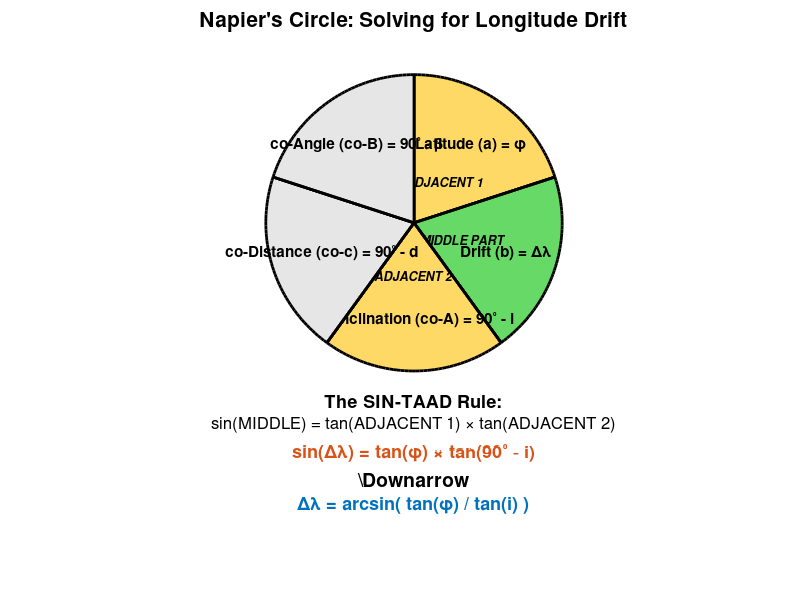
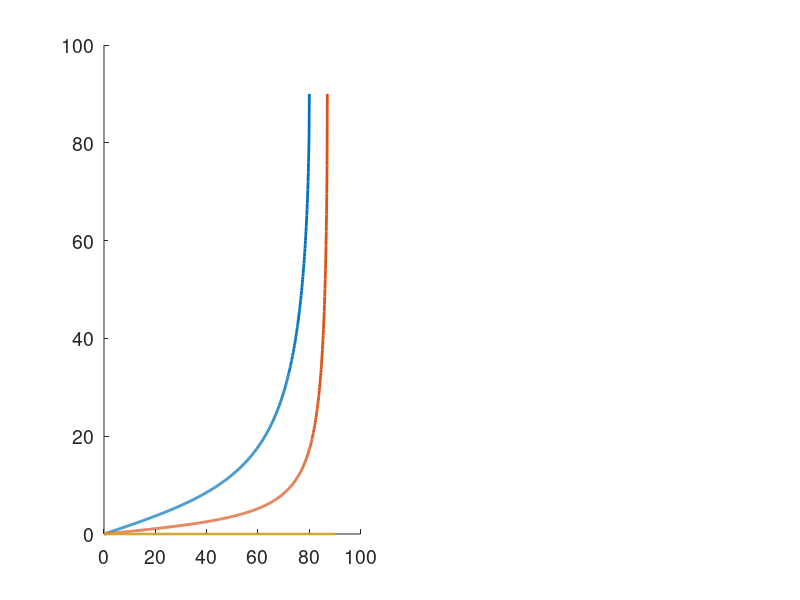

MATLAB code to generate these figures, in order: (Note: this script raises an error after producing the figures.)
% PLOT_SEAM_GEOMETRY  Napier's Circle derivation and counter-rotating seam geometry.
%   Produces five PNG figures:
%     napiers_circle.png           – annotated pentagon showing the SIN-TAAD derivation
%     seam_longitude_drift.png     – per-satellite longitude drift Δλ(φ)
%     seam_gap_vs_latitude.png     – seam longitude gap growing with latitude
%     seam_track_bowing.png        – counter-rotating track bowing visualisation
%     seam_gc_gap_vs_latitude.png  – great-circle seam gap vs latitude
%
% Counter-rotating seam geometry summary:
%   Ascending track (plane 1, RAAN=0): at latitude φ drifts EAST by Δλ(φ)
%   Descending track (plane P): at latitude φ drifts WEST by Δλ(φ) from its desc. node
%   → Seam longitude gap = RAAN_seam + 2·Δλ(φ)   (grows with latitude)
%   → Physical gap = arccos(sin²φ + cos²φ·cos(lon_gap))  (peaks at intermediate lat)
%
% Usage:
%   plot_seam_geometry()                    – saves to plotting_scripts/figures/
%   plot_seam_geometry('path/to/output')    – saves to the given directory

save_path = '';   % output folder for the seam-geometry PNGs ('' = figures/seam_gap)

script_dir = fileparts(mfilename('fullpath'));
if isempty(save_path)
    save_path = fullfile(script_dir, '../figures/seam_gap');
end

set(0, 'DefaultAxesFontSize', 14);
set(0, 'DefaultTextFontSize', 14);

%% ── Figure 1: Napier's Circle ────────────────────────────────────────────
f1 = figure('Visible', 'off', 'Color', 'w', 'Position', [100 100 500 400], ...
    'Name', 'Napier''s Circle');
ax1 = axes('Parent', f1);
hold(ax1, 'on');
axis(ax1, 'equal');
axis(ax1, 'off');

% Five sectors of Napier's Pentagon (72 degrees each), starting from top
angles = linspace(pi/2, pi/2 - 2*pi, 6);

% Pentagon labels: a, b, co-A, co-c, co-B
labels = {
    'Latitude (a) = \phi', ...
    'Drift (b) = \Delta\lambda', ...
    'co-Inclination (co-A) = 90^\circ - i', ...
    'co-Distance (co-c) = 90^\circ - d', ...
    'co-Angle (co-B) = 90^\circ - \beta'
};

% SIN-TAAD roles (highlight the active triplet)
roles  = {'ADJACENT 1', 'MIDDLE PART', 'ADJACENT 2', '', ''};

% Yellow = adjacent, green = middle, grey = unused
colors = {[1 0.85 0.4], [0.4 0.85 0.4], [1 0.85 0.4], [0.9 0.9 0.9], [0.9 0.9 0.9]};

for k = 1:5
    th_fill = linspace(angles(k), angles(k+1), 50);
    fill(ax1, [0 cos(th_fill) 0], [0 sin(th_fill) 0], colors{k}, ...
        'EdgeColor', 'k', 'LineWidth', 2);
    plot(ax1, [0 cos(angles(k))], [0 sin(angles(k))], 'k', 'LineWidth', 2);

    mid_angle = (angles(k) + angles(k+1)) / 2;

    text(0.65*cos(mid_angle), 0.65*sin(mid_angle), labels{k}, ...
        'Parent', ax1, 'HorizontalAlignment', 'center', ...
        'FontSize', 11, 'FontWeight', 'bold');

    if ~isempty(roles{k})
        text(0.35*cos(mid_angle), 0.35*sin(mid_angle), roles{k}, ...
            'Parent', ax1, 'HorizontalAlignment', 'center', ...
            'FontSize', 9, 'Color', 'k', 'FontAngle', 'italic', 'FontWeight', 'bold');
    end
end

title(ax1, 'Napier''s Circle: Solving for Longitude Drift', ...
    'FontSize', 15, 'FontWeight', 'bold');

text(0, -1.20, 'The SIN-TAAD Rule:', ...
    'Parent', ax1, 'HorizontalAlignment', 'center', 'FontSize', 13, 'FontWeight', 'bold');
text(0, -1.36, 'sin(MIDDLE) = tan(ADJACENT 1) \times tan(ADJACENT 2)', ...
    'Parent', ax1, 'HorizontalAlignment', 'center', 'FontSize', 12);
text(0, -1.55, 'sin(\Delta\lambda) = tan(\phi) \times tan(90^\circ - i)', ...
    'Parent', ax1, 'HorizontalAlignment', 'center', ...
    'FontSize', 13, 'Color', '#D95319', 'FontWeight', 'bold');
text(0, -1.73, '\Downarrow', ...
    'Parent', ax1, 'HorizontalAlignment', 'center', 'FontSize', 14, 'FontWeight', 'bold');
text(0, -1.90, '\Delta\lambda = arcsin( tan(\phi) / tan(i) )', ...
    'Parent', ax1, 'HorizontalAlignment', 'center', ...
    'FontSize', 13, 'Color', '#0072BD', 'FontWeight', 'bold');

xlim(ax1, [-1.5 1.5]);
ylim(ax1, [-2.1 1.2]);

out1 = fullfile(save_path, 'napiers_circle.png');
exportgraphics(f1, out1, 'Resolution', 300);
close(f1);
fprintf('Saved: %s\n', out1);

%% ── Figure 2a: Per-satellite longitude drift ────────────────────────────
% From Napier's circle:  Δλ(φ) = arcsin( tan(φ) / tan(i) )
%
% Ascending track  (plane 1, RAAN = 0):          lon(φ) = +Δλ(φ)  (bows east)
% Descending track (plane P, desc. node at
%   360°−RAAN_seam):                              lon(φ) = (360°−RAAN_seam) − Δλ(φ)
%                                                          (bows west)
%
% Short-way seam longitude gap:
%   gap(φ) = 360° − [(360°−RAAN_seam) − Δλ] + Δλ
%          = RAAN_seam + 2·Δλ(φ)   → gap GROWS from RAAN_seam to RAAN_seam+180°

inc_array    = [80, 87, 90];
seam_gap_deg = 26;   % equatorial RAAN gap between the two seam planes (degrees)
line_colors  = {'#0072BD', '#D95319', '#EDB120'};

f2 = figure('Visible', 'off', 'Color', 'w', 'Position', [100 100 500 400], ...
    'Name', 'Seam Gap Geometry');

%% ── Left panel: Δλ(φ) — per-satellite longitude drift from ascending node
ax2L = subplot(1, 2, 1, 'Parent', f2);
hold(ax2L, 'on');

for i = 1:length(inc_array)
    inc = inc_array(i);
    lat = 0:0.1:inc;
    d_lon = asind(tand(lat) ./ tand(inc));   % Napier's circle: Δλ(φ)
    plot(ax2L, lat, d_lon, 'LineWidth', 2, 'Color', line_colors{i}, ...
        'DisplayName', sprintf('%d^\\circ', inc_array(i)));
end

% Reference line: Δλ = 90° is the physical maximum (satellite at orbit apex)
yline(ax2L, 90, 'k--', 'LineWidth', 1.5, 'DisplayName', '\Delta\lambda = 90° (orbit apex)');

legend(ax2L, 'Location', 'northwest', 'FontSize', 11);
xlabel(ax2L, 'Latitude \phi (deg)', 'FontWeight', 'bold');
ylabel(ax2L, '\Delta\lambda (deg)', 'FontWeight', 'bold');
title(ax2L, {'Per-Satellite Longitude Drift', '\Delta\lambda = arcsin( tan(\phi) / tan(i) )'}, 'FontSize', 12);
xlim(ax2L, [0 90]);
grid(ax2L, 'on');
set(ax2L, 'FontSize', 12);

%% ── Right panel: seam longitude gap growing with latitude
ax2R = subplot(1, 2, 2, 'Parent', f2);
hold(ax2R, 'on');

for i = 1:length(inc_array)
    inc = inc_array(i);
    lat = 0:0.01:inc;
    d_lon    = asind(tand(lat) ./ tand(inc));     % per-satellite longitude drift
    lon_gap  = seam_gap_deg + 2 .* d_lon;         % gap GROWS: both tracks bow outward

    plot(ax2R, lat, lon_gap, 'LineWidth', 2, 'Color', line_colors{i}, ...
        'DisplayName', sprintf('%d^\\circ', inc_array(i)));
end

yline(ax2R, 180, 'k--', 'LineWidth', 1.2, 'DisplayName', '180° (antipodal)');
legend(ax2R, 'Location', 'northwest', 'FontSize', 11);
xlabel(ax2R, 'Latitude \phi (deg)', 'FontWeight', 'bold');
ylabel(ax2R, 'Seam Longitude Gap (deg)', 'FontWeight', 'bold');
title(ax2R, {'Seam Longitude Gap Grows with Latitude', ...
    'gap(\phi) = RAAN_{seam} + 2·\Delta\lambda(\phi)'}, 'FontSize', 12);
xlim(ax2R, [0 90]);
ylim(ax2R, [0 seam_gap_deg + 185]);
grid(ax2R, 'on');
set(ax2R, 'FontSize', 12);

out2 = fullfile(save_path, 'seam_gap_vs_latitude.png');
exportgraphics(f2, out2, 'Resolution', 300);
close(f2);
fprintf('Saved: %s\n', out2);

%% ── Figure 3a: Counter-rotating seam track bowing ───────────────────────
% Left:  The two seam tracks drawn as longitude-vs-latitude (centred on seam
%        midpoint).  Both tracks bow OUTWARD as latitude grows — the ascending
%        track drifts east (+Δλ) and the descending track drifts west (−Δλ).
%
% Right: Great-circle arc distance between the two seam tracks.
%        gc_gap(φ) = arccos( sin²φ + cos²φ · cos(RAAN_seam + 2·Δλ(φ)) )
%
%        For near-polar orbits (i→90°), Δλ stays small so gc_gap decreases
%        monotonically — the cosine compression of latitude dominates.
%        For lower inclinations, Δλ grows faster and gc_gap PEAKS at an
%        intermediate latitude before shrinking toward zero near the pole.
%        That peak is the latitude hardest to cover across the seam.

f3a = figure('Visible', 'off', 'Color', 'w', 'Position', [100 100 500 450], ...
    'Name', 'Seam Track Bowing');
ax3a = axes('Parent', f3a);
hold(ax3a, 'on');

for ii = 1:length(inc_array)
    inc  = inc_array(ii);
    lat  = 0:0.1:inc;
    d_lon    = asind(tand(lat) ./ tand(inc));
    asc_lon  =  seam_gap_deg/2 + d_lon;    % ascending track bows east
    desc_lon = -seam_gap_deg/2 - d_lon;    % descending track bows west

    plot(ax3a, asc_lon, lat, '-',  'LineWidth', 2, 'Color', line_colors{ii}, ...
        'DisplayName', sprintf('%d^\\circ', inc_array(ii)));
    plot(ax3a, desc_lon, lat, '--', 'LineWidth', 2, 'Color', line_colors{ii}, ...
        'HandleVisibility', 'off');
end

xline(ax3a, 0, 'k:', 'LineWidth', 1, 'HandleVisibility', 'off');
xlabel(ax3a, 'Longitude from seam centre (deg)', 'FontWeight', 'bold');
ylabel(ax3a, 'Latitude (deg)', 'FontWeight', 'bold');
title(ax3a, {'Counter-Rotating Seam: Track Bowing', ...
    'solid = ascending   |   dashed = descending'}, 'FontSize', 12);
legend(ax3a, 'Location', 'northeast', 'FontSize', 11);
ylim(ax3a, [0 90]);
grid(ax3a, 'on');
set(ax3a, 'FontSize', 12);

out3a = fullfile(save_path, 'seam_track_bowing.png');
exportgraphics(f3a, out3a, 'Resolution', 300);
close(f3a);
fprintf('Saved: %s\n', out3a);

%% ── Figure 3b: Great-circle distance between the two seam tracks ─────────
f3b = figure('Visible', 'off', 'Color', 'w', 'Position', [100 100 500 450], ...
    'Name', 'Seam Great-Circle Gap');
ax3b = axes('Parent', f3b);
hold(ax3b, 'on');

for ii = 1:length(inc_array)
    inc  = inc_array(ii);
    lat  = 0:0.01:inc;
    d_lon   = asind(tand(lat) ./ tand(inc));
    lon_gap = seam_gap_deg + 2 .* d_lon;   % longitude gap, grows with latitude

    % Spherical law of cosines: arc distance between two points at same latitude
    gc_gap = acosd(sind(lat).^2 + cosd(lat).^2 .* cosd(lon_gap));

    % [gc_max, idx_max] = max(gc_gap);

    plot(ax3b, lat, gc_gap, 'LineWidth', 2, 'Color', line_colors{ii}, ...
        'DisplayName', sprintf('%d^\\circ', ...
        inc_array(ii)));
    % % Mark the peak
    % plot(ax3b, lat(idx_max), gc_max, 'o', 'MarkerSize', 8, ...
    %     'Color', line_colors{ii}, 'MarkerFaceColor', line_colors{ii}, ...
    %     'HandleVisibility', 'off');
end

xlabel(ax3b, 'Latitude (deg)', 'FontWeight', 'bold');
ylabel(ax3b, 'Great-Circle Seam Gap (deg)', 'FontWeight', 'bold');
title(ax3b, 'Physical Distance Between Seam Tracks', 'FontSize', 12);
legend(ax3b, 'Location', 'northeast', 'FontSize', 11);
xlim(ax3b, [0 90]);
grid(ax3b, 'on');
set(ax3b, 'FontSize', 12);

out3b = fullfile(save_path, 'seam_gc_gap_vs_latitude.png');
exportgraphics(f3b, out3b, 'Resolution', 300);
close(f3b);
fprintf('Saved: %s\n', out3b);
